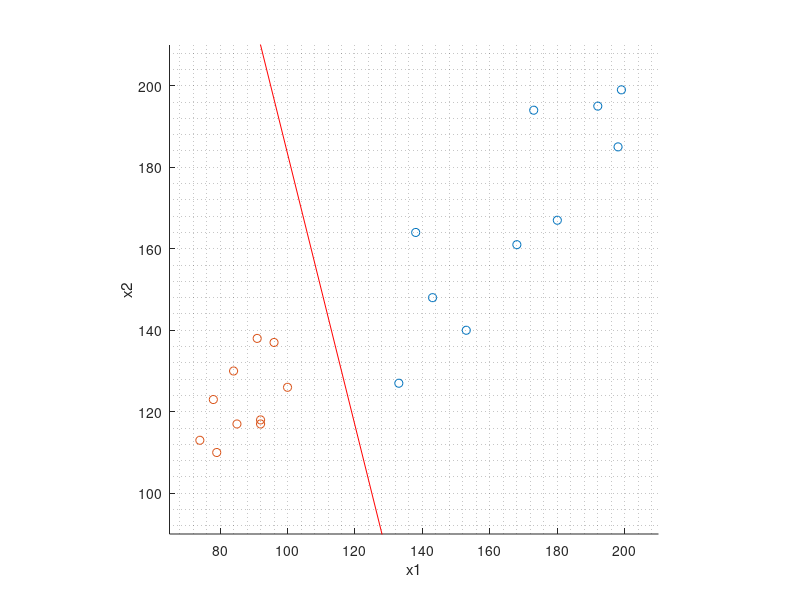

The MATLAB source for this figure:
clear, clc, close all

a1x1 = [133,153,199,173,138,198,180,143,168,192];
a1x2 = [127,140,199,194,164,185,167,148,161,195];

a2x1 = [74,96,100,91,79,78,92,84,92,85];
a2x2 = [113,137,126,138,110,123,117,130,118,117];

x = [80, 140];
y = [250,50];

hold on

plot(a1x1,a1x2,"o"),
plot(a2x1,a2x2,"o"),
line(x,y,'Color','red'), xlim([65, 210]), ylim([90, 210]), xlabel('x1'), ylabel('x2'), grid minor, axis square

hold off